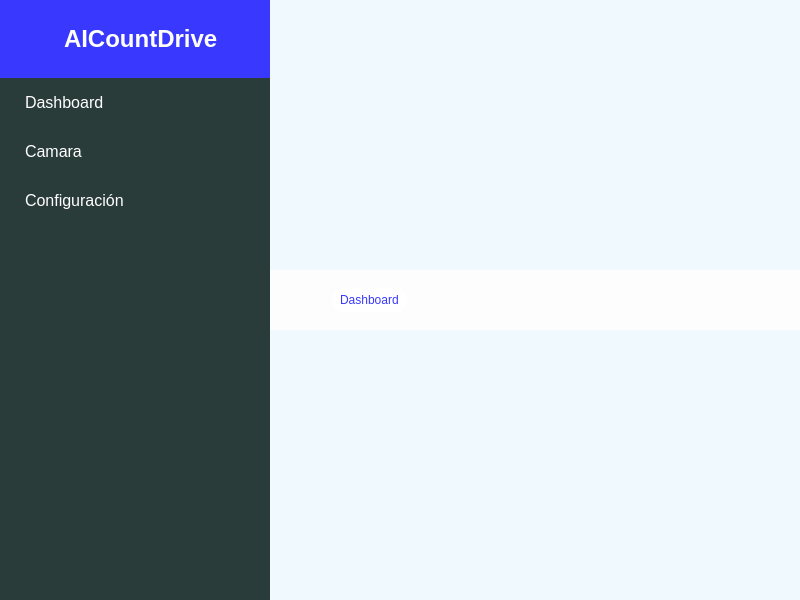
<?xml version="1.0" encoding="UTF-8"?>
<ui version="4.0">
 <class>MainWindow</class>
 <widget class="QMainWindow" name="MainWindow">
  <property name="geometry">
   <rect>
    <x>0</x>
    <y>0</y>
    <width>800</width>
    <height>600</height>
   </rect>
  </property>
  <property name="minimumSize">
   <size>
    <width>0</width>
    <height>600</height>
   </size>
  </property>
  <property name="windowTitle">
   <string>AICountDrive</string>
  </property>
  <widget class="QWidget" name="centralwidget">
   <property name="styleSheet">
    <string notr="true">*{
	border: none;
}
#centralwidget{
	background-color: #eff9fe;
}
#leftMenu{
	background-color: #2a3c3a;
}
#topMenu{
	background-color: #3838FF ;
}
#lblNameAplication{
	color: white;
}
#frMenuButtons QPushButton{
	color: white;
	text-align: left;
	padding: 15px;
	padding-left:25px;
}
#frMenuButtons QPushButton:hover{
	background-color: #344644;
}
#header{
	background-color: #FDFDFD;
}
#header #lblDashboard{
	color: #3838FF;
	background-color: white;
	border-radius: 12px;
	padding: 5px; 
}
</string>
   </property>
   <layout class="QHBoxLayout" name="horizontalLayout">
    <property name="spacing">
     <number>0</number>
    </property>
    <property name="leftMargin">
     <number>0</number>
    </property>
    <property name="topMargin">
     <number>0</number>
    </property>
    <property name="rightMargin">
     <number>0</number>
    </property>
    <property name="bottomMargin">
     <number>0</number>
    </property>
    <item>
     <widget class="QWidget" name="leftMenu" native="true">
      <property name="minimumSize">
       <size>
        <width>270</width>
        <height>0</height>
       </size>
      </property>
      <property name="maximumSize">
       <size>
        <width>270</width>
        <height>16777215</height>
       </size>
      </property>
      <layout class="QVBoxLayout" name="verticalLayout_2">
       <property name="spacing">
        <number>0</number>
       </property>
       <property name="leftMargin">
        <number>0</number>
       </property>
       <property name="topMargin">
        <number>0</number>
       </property>
       <property name="rightMargin">
        <number>0</number>
       </property>
       <property name="bottomMargin">
        <number>0</number>
       </property>
       <item>
        <widget class="QFrame" name="frLeftMenu">
         <property name="frameShape">
          <enum>QFrame::StyledPanel</enum>
         </property>
         <property name="frameShadow">
          <enum>QFrame::Raised</enum>
         </property>
         <layout class="QVBoxLayout" name="verticalLayout_10">
          <property name="spacing">
           <number>0</number>
          </property>
          <property name="leftMargin">
           <number>0</number>
          </property>
          <property name="topMargin">
           <number>0</number>
          </property>
          <property name="rightMargin">
           <number>0</number>
          </property>
          <property name="bottomMargin">
           <number>0</number>
          </property>
          <item>
           <widget class="QWidget" name="topMenu" native="true">
            <property name="minimumSize">
             <size>
              <width>0</width>
              <height>78</height>
             </size>
            </property>
            <property name="maximumSize">
             <size>
              <width>16777215</width>
              <height>78</height>
             </size>
            </property>
            <layout class="QVBoxLayout" name="verticalLayout_8">
             <property name="leftMargin">
              <number>9</number>
             </property>
             <item alignment="Qt::AlignLeft">
              <widget class="QFrame" name="frTopMenu">
               <property name="frameShape">
                <enum>QFrame::StyledPanel</enum>
               </property>
               <property name="frameShadow">
                <enum>QFrame::Raised</enum>
               </property>
               <layout class="QHBoxLayout" name="horizontalLayout_3">
                <item alignment="Qt::AlignLeft">
                 <widget class="QLabel" name="lblLogo">
                  <property name="minimumSize">
                   <size>
                    <width>40</width>
                    <height>40</height>
                   </size>
                  </property>
                  <property name="maximumSize">
                   <size>
                    <width>40</width>
                    <height>40</height>
                   </size>
                  </property>
                  <property name="text">
                   <string/>
                  </property>
                  <property name="pixmap">
                   <pixmap resource="../../PySide-Projects/intrefaceIA/resources.qrc">:/icon-white/assets/icon_white/cpu.svg</pixmap>
                  </property>
                  <property name="scaledContents">
                   <bool>true</bool>
                  </property>
                 </widget>
                </item>
                <item>
                 <widget class="QLabel" name="lblNameAplication">
                  <property name="font">
                   <font>
                    <pointsize>18</pointsize>
                    <italic>false</italic>
                    <bold>true</bold>
                   </font>
                  </property>
                  <property name="cursor">
                   <cursorShape>ArrowCursor</cursorShape>
                  </property>
                  <property name="text">
                   <string>AICountDrive</string>
                  </property>
                  <property name="alignment">
                   <set>Qt::AlignLeading|Qt::AlignLeft|Qt::AlignVCenter</set>
                  </property>
                  <property name="margin">
                   <number>0</number>
                  </property>
                 </widget>
                </item>
               </layout>
              </widget>
             </item>
            </layout>
           </widget>
          </item>
          <item alignment="Qt::AlignTop">
           <widget class="QFrame" name="frMenuButtons">
            <property name="frameShape">
             <enum>QFrame::StyledPanel</enum>
            </property>
            <property name="frameShadow">
             <enum>QFrame::Raised</enum>
            </property>
            <layout class="QVBoxLayout" name="verticalLayout_9">
             <property name="spacing">
              <number>0</number>
             </property>
             <property name="leftMargin">
              <number>0</number>
             </property>
             <property name="topMargin">
              <number>0</number>
             </property>
             <property name="rightMargin">
              <number>0</number>
             </property>
             <property name="bottomMargin">
              <number>0</number>
             </property>
             <item>
              <widget class="QPushButton" name="btnDashboard">
               <property name="font">
                <font>
                 <pointsize>12</pointsize>
                 <bold>false</bold>
                </font>
               </property>
               <property name="cursor">
                <cursorShape>PointingHandCursor</cursorShape>
               </property>
               <property name="text">
                <string>Dashboard</string>
               </property>
               <property name="icon">
                <iconset resource="../../PySide-Projects/intrefaceIA/resources.qrc">
                 <normaloff>:/icon-white/assets/icon_white/grid.svg</normaloff>:/icon-white/assets/icon_white/grid.svg</iconset>
               </property>
               <property name="iconSize">
                <size>
                 <width>24</width>
                 <height>24</height>
                </size>
               </property>
              </widget>
             </item>
             <item>
              <widget class="QPushButton" name="btnCamera">
               <property name="font">
                <font>
                 <pointsize>12</pointsize>
                </font>
               </property>
               <property name="cursor">
                <cursorShape>PointingHandCursor</cursorShape>
               </property>
               <property name="text">
                <string>Camara</string>
               </property>
               <property name="icon">
                <iconset resource="../../PySide-Projects/intrefaceIA/resources.qrc">
                 <normaloff>:/icon-white/assets/icon_white/camera.svg</normaloff>:/icon-white/assets/icon_white/camera.svg</iconset>
               </property>
               <property name="iconSize">
                <size>
                 <width>24</width>
                 <height>24</height>
                </size>
               </property>
              </widget>
             </item>
             <item>
              <widget class="QPushButton" name="btnConfiguration">
               <property name="font">
                <font>
                 <pointsize>12</pointsize>
                </font>
               </property>
               <property name="cursor">
                <cursorShape>PointingHandCursor</cursorShape>
               </property>
               <property name="text">
                <string>Configuración</string>
               </property>
               <property name="icon">
                <iconset resource="../../PySide-Projects/intrefaceIA/resources.qrc">
                 <normaloff>:/icon-white/assets/icon_white/settings.svg</normaloff>:/icon-white/assets/icon_white/settings.svg</iconset>
               </property>
               <property name="iconSize">
                <size>
                 <width>24</width>
                 <height>24</height>
                </size>
               </property>
              </widget>
             </item>
            </layout>
           </widget>
          </item>
         </layout>
        </widget>
       </item>
      </layout>
     </widget>
    </item>
    <item>
     <widget class="QWidget" name="mainContainer" native="true">
      <layout class="QVBoxLayout" name="verticalLayout">
       <property name="leftMargin">
        <number>0</number>
       </property>
       <property name="topMargin">
        <number>0</number>
       </property>
       <property name="rightMargin">
        <number>0</number>
       </property>
       <property name="bottomMargin">
        <number>0</number>
       </property>
       <item>
        <widget class="QWidget" name="header" native="true">
         <property name="minimumSize">
          <size>
           <width>0</width>
           <height>0</height>
          </size>
         </property>
         <property name="maximumSize">
          <size>
           <width>16777215</width>
           <height>60</height>
          </size>
         </property>
         <layout class="QHBoxLayout" name="horizontalLayout_2">
          <item alignment="Qt::AlignLeft">
           <widget class="QWidget" name="menuButton" native="true">
            <layout class="QHBoxLayout" name="horizontalLayout_4">
             <property name="spacing">
              <number>12</number>
             </property>
             <item>
              <widget class="QPushButton" name="btnMenu">
               <property name="cursor">
                <cursorShape>PointingHandCursor</cursorShape>
               </property>
               <property name="text">
                <string/>
               </property>
               <property name="icon">
                <iconset resource="../../PySide-Projects/intrefaceIA/resources.qrc">
                 <normaloff>:/icon-black/assets/icon_black/align-left.svg</normaloff>:/icon-black/assets/icon_black/align-left.svg</iconset>
               </property>
               <property name="iconSize">
                <size>
                 <width>24</width>
                 <height>24</height>
                </size>
               </property>
              </widget>
             </item>
             <item>
              <widget class="QLabel" name="lblDashboard">
               <property name="font">
                <font>
                 <pointsize>9</pointsize>
                 <bold>false</bold>
                </font>
               </property>
               <property name="text">
                <string>Dashboard</string>
               </property>
              </widget>
             </item>
            </layout>
           </widget>
          </item>
          <item alignment="Qt::AlignRight">
           <widget class="QWidget" name="UserButton" native="true">
            <layout class="QHBoxLayout" name="horizontalLayout_5">
             <item>
              <widget class="QPushButton" name="pushButton">
               <property name="text">
                <string/>
               </property>
               <property name="icon">
                <iconset resource="../../PySide-Projects/intrefaceIA/resources.qrc">
                 <normaloff>:/icon-black/assets/icon_black/user.svg</normaloff>:/icon-black/assets/icon_black/user.svg</iconset>
               </property>
               <property name="iconSize">
                <size>
                 <width>28</width>
                 <height>28</height>
                </size>
               </property>
              </widget>
             </item>
            </layout>
           </widget>
          </item>
         </layout>
        </widget>
       </item>
       <item>
        <layout class="QVBoxLayout" name="layoutContainer"/>
       </item>
      </layout>
     </widget>
    </item>
   </layout>
  </widget>
 </widget>
 <resources>
  <include location="../../PySide-Projects/intrefaceIA/resources.qrc"/>
 </resources>
 <connections/>
</ui>
